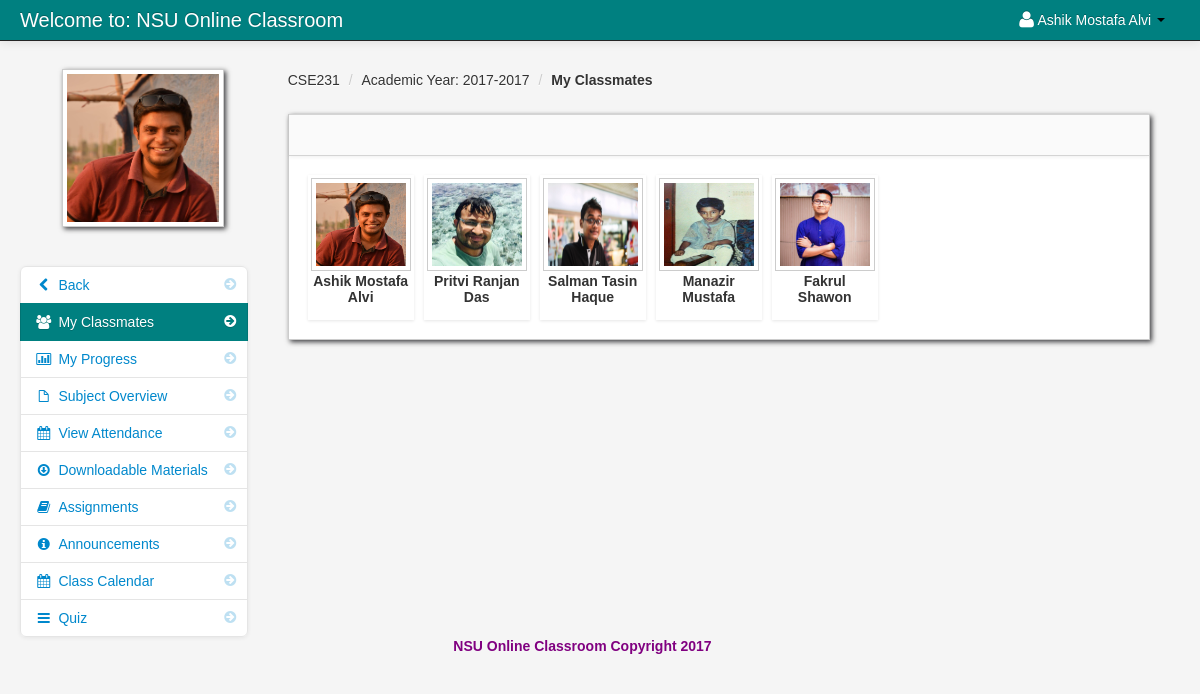
The page /my_classmates.php?id=21 (signed in) on the database its author committed.
### tables this page shows
CREATE TABLE `student` (
  `student_id` int(11) NOT NULL,
  `firstname` varchar(100) NOT NULL,
  `lastname` varchar(100) NOT NULL,
  `class_id` int(11) NOT NULL,
  `username` varchar(100) NOT NULL,
  `password` varchar(100) NOT NULL,
  `email` varchar(100) NOT NULL,
  `contact_number` int(12) NOT NULL,
  `location` varchar(100) NOT NULL,
  `status` varchar(100) NOT NULL
);

CREATE TABLE `teacher_class_student` (
  `teacher_class_student_id` int(11) NOT NULL,
  `teacher_class_id` int(11) NOT NULL,
  `student_id` int(11) NOT NULL,
  `teacher_id` int(11) NOT NULL,
  `Present` int(30) NOT NULL DEFAULT '0',
  `Absent` int(30) NOT NULL DEFAULT '0',
  `Late` int(30) NOT NULL DEFAULT '0',
  `Sick` int(30) NOT NULL DEFAULT '0'
);

CREATE TABLE `class` (
  `class_id` int(11) NOT NULL,
  `class_name` varchar(100) NOT NULL
);

CREATE TABLE `teacher_class` (
  `teacher_class_id` int(11) NOT NULL,
  `teacher_id` int(11) NOT NULL,
  `class_id` int(11) NOT NULL,
  `semester` varchar(100) NOT NULL,
  `thumbnails` varchar(100) NOT NULL,
  `school_year` varchar(100) NOT NULL,
  `class_title` varchar(100) NOT NULL,
  `description` longtext NOT NULL,
  `Credit` int(11) NOT NULL,
  `Pre_req` varchar(100) NOT NULL
);

### session.php (called while the page is built, shortened)
<?php
$session_id=$_SESSION['id'];
?>

### my_classmates.php (the view, shortened to what this page needs)
<?php include('header_dashboard.php'); ?>
<?php include('session.php'); ?>
<?php $get_id = $_GET['id']; ?>
    <body>
		<?php include('navbar_student.php'); ?>
        <div class="container-fluid">
            <div class="row-fluid">
				<?php include('my_classmates_link.php'); ?>
                <div class="span9" id="content">
                     <div class="row-fluid">
					<?php $query = mysql_query("select * from teacher_class_student
					LEFT JOIN teacher_class ON teacher_class.teacher_class_id = teacher_class_student.teacher_class_id
					JOIN class ON class.class_id = teacher_class.class_id
					where student_id = '$session_id'
					")or die(mysql_error());
					$row = mysql_fetch_array($query);
					?>
					     <ul class="breadcrumb">
							<li><a href="#"><?php echo $row['class_name']; ?></a> <span class="divider">/</span></li>
							<li><a href="#">Academic Year: <?php echo $row['school_year']; ?></a> <span class="divider">/</span></li>
							<li><a href="#"><b>My Classmates</b></a></li>
						</ul>
                        <div id="block_bg" class="block">
                            <div class="navbar navbar-inner block-header">
                            </div>
                            <div class="block-content collapse in">
                                <div class="span12">
									<ul	 id="da-thumbs" class="da-thumbs">
										<?php
											$my_student = mysql_query("SELECT * FROM teacher_class_student LEFT JOIN student ON student.student_id = teacher_class_student.student_id INNER JOIN class ON class.class_id = student.class_id where teacher_class_id = '$get_id' order by lastname ")or die(mysql_error());
											while($row = mysql_fetch_array($my_student)){
												$id = $row['teacher_class_student_id'];
										?>
											<li id="del<?php echo $id; ?>">
												<a  class="classmate_cursor" href="#">
														<img id="student_avatar_class" src ="admin/<?php echo $row['location'] ?>" width="124" height="140" class="img-polaroid">
												</a>
												<p class="class"><?php echo $row['firstname']; ?></p>
												<p class="subject"><?php echo $row['lastname'];?></p>
											</li>
									<?php } ?>
									</ul>
                                </div>
                            </div>
                        </div>
                    </div>
                </div>
            </div>
		<?php include('footer.php'); ?>
        </div>
		<?php include('script.php'); ?>
    </body>
</html>

### navbar_student.php (shortened to what this page needs)
<div class="navbar navbar-fixed-top navbar-inverse">
        <div class="navbar-inner">
            <div class="container-fluid">
                <a class="brand" href="#">Welcome to: NSU Online Classroom</a>
					<div class="nav-collapse collapse">
						<ul class="nav pull-right">
							<?php $query= mysql_query("select * from student where student_id = '$session_id'")or die(mysql_error());
									$row = mysql_fetch_array($query);
							?>
							<li class="dropdown">
								<a href="#" role="button" class="dropdown-toggle" data-toggle="dropdown"> <i class="icon-user icon-large"></i><?php echo $row['firstname']." ".$row['lastname'];  ?> <i class="caret"></i></a>
							</li>
						</ul>
					</div>
            </div>
        </div>
</div>

### my_classmates_link.php
<div class="span3" id="sidebar">
	<img id="avatar" src="admin/<?php echo $row['location']; ?>" class="img-polaroid">
		<ul class="nav nav-list bs-docs-sidenav nav-collapse collapse">
				<li class=""><a href="dashboard_student.php"><i class="icon-chevron-right"></i><i class="icon-chevron-left"></i>&nbsp;Back</a></li>
				<li class="active"><a href="my_classmates.php<?php echo '?id='.$get_id; ?>"><i class="icon-chevron-right"></i><i class="icon-group"></i>&nbsp;My Classmates</a></li>
				<li class=""><a href="progress.php<?php echo '?id='.$get_id; ?>"><i class="icon-chevron-right"></i><i class="icon-bar-chart"></i>&nbsp;My Progress</a></li>
				<li class=""><a href="subject_overview_student.php<?php echo '?id='.$get_id; ?>"><i class="icon-chevron-right"></i><i class="icon-file"></i>&nbsp;Subject Overview</a></li>
				<li class=""><a href="student_attendance.php<?php echo '?id='.$get_id; ?>"><i class="icon-chevron-right"></i><i class="icon-calendar"></i>&nbsp;View Attendance</a></li>
				<li class=""><a href="downloadable_student.php<?php echo '?id='.$get_id; ?>"><i class="icon-chevron-right"></i><i class="icon-download"></i>&nbsp;Downloadable Materials</a></li>
				<li class=""><a href="assignment_student.php<?php echo '?id='.$get_id; ?>"><i class="icon-chevron-right"></i><i class="icon-book"></i>&nbsp;Assignments</a></li>
				<li class=""><a href="announcements_student.php<?php echo '?id='.$get_id; ?>"><i class="icon-chevron-right"></i><i class="icon-info-sign"></i>&nbsp;Announcements</a></li>
				<li class=""><a href="class_calendar_student.php<?php echo '?id='.$get_id; ?>"><i class="icon-chevron-right"></i><i class="icon-calendar"></i>&nbsp;Class Calendar</a></li>
				<li class=""><a href="student_quiz_list.php<?php echo '?id='.$get_id; ?>"><i class="icon-chevron-right"></i><i class="icon-reorder"></i>&nbsp;Quiz</a></li>
		</ul>
</div>

### admin/assets/styles.css (style rules this page uses)
body { padding-top: 60px; padding-bottom: 40px; background-color: #f5f5f5; }
#content { margin-left:0px; }
.breadcrumb { margin: 0 0 0px; padding: 10px 0px; background-color: transparent; }
.block { background: url("../images/pixel-60fff.png") repeat scroll 0 0 rgba(0, 0, 0, 0) !important; border: 1px solid #ccc; background: white; margin: 1em 0em; border-top: none; -webkit-box-shadow: 2px 2px 5px rgba(0, 0, 6, 0.75); -moz-box-shadow: 2px 2px 5px rgba(0, 0, 6, 0.75); box-shadow: 2px 2px 5px rgba(0, 0, 6, 0.75); }
.block-content { margin: 1em; min-height: .25em; }
.block-header { margin-bottom: 0px; border-right: none; border-left: none; -webkit-border-radius: 0px; -moz-border-radius: 0px; border-radius: 0px; }
.bs-docs-sidenav { max-width: 228px; margin: 30px 0 0; padding: 0; background-color: #fff; -webkit-border-radius: 6px; -moz-border-radius: 6px; border-radius: 6px; -webkit-box-shadow: 0 1px 4px rgba(0,0,0,.065); -moz-box-shadow: 0 1px 4px rgba(0,0,0,.065); box-shadow: 0 1px 4px rgba(0,0,0,.065); }
.bs-docs-sidenav > li > a { display: block; width: 190px \9; margin: 0 0 -1px; padding: 8px 14px; border: 1px solid #e5e5e5; }
.bs-docs-sidenav > li:first-child > a { -webkit-border-radius: 6px 6px 0 0; -moz-border-radius: 6px 6px 0 0; border-radius: 6px 6px 0 0; }
.bs-docs-sidenav > li:last-child > a { -webkit-border-radius: 0 0 6px 6px; -moz-border-radius: 0 0 6px 6px; border-radius: 0 0 6px 6px; }
.bs-docs-sidenav > .active > a { position: relative; z-index: 2; padding: 9px 15px; border: 0; text-shadow: 0 1px 0 rgba(0,0,0,.15); -webkit-box-shadow: inset 1px 0 0 rgba(0,0,0,.1), inset -1px 0 0 rgba(0,0,0,.1); -moz-box-shadow: inset 1px 0 0 rgba(0,0,0,.1), inset -1px 0 0 rgba(0,0,0,.1); box-shadow: inset 1px 0 0 rgba(0,0,0,.1), inset -1px 0 0 rgba(0,0,0,.1); }
.bs-docs-sidenav .icon-chevron-right { float: right; margin-top: 2px; margin-right: -6px; opacity: .25; }
.bs-docs-sidenav .active .icon-chevron-right, .bs-docs-sidenav .active a:hover .icon-chevron-right { opacity: 1; }

### admin/assets/style.css (style rules this page uses)
.da-thumbs { float: left; list-style: none outside none; margin: 0; padding: 0; position: relative; }
.da-thumbs li { float: left; margin: 5px; padding: 3px; position: relative; box-shadow: 0 1px 3px rgba(0,0,0,0.1); }
.da-thumbs li a, .da-thumbs li a img { display: block; position: relative; }
.da-thumbs li a { overflow: hidden; }
.class { font-family: helvetica !important; font-weight: bold; text-align: center; }
.subject { font-family: helvetica !important; font-weight: bold; text-align: center; margin-top: -14px; }

### rows shown on the page
student: firstname "Ashik Mostafa", lastname "Alvi", location (picture)
teacher_class_student: class.class_name "CSE231", teacher_class.school_year "2017-2017", student.location (picture), student.firstname "Ashik Mostafa", student.lastname "Alvi"
teacher_class_student: student.location (picture), student.firstname "Pritvi Ranjan", student.lastname "Das"
teacher_class_student: student.location (picture), student.firstname "Salman Tasin", student.lastname "Haque"
teacher_class_student: student.location (picture), student.firstname "Manazir", student.lastname "Mustafa"
teacher_class_student: student.location (picture), student.firstname "Fakrul", student.lastname "Shawon"
